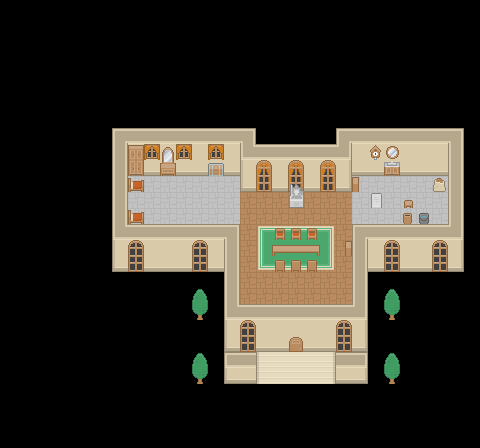

Tiled map render using the project's own tile images. Description and the map definition, with tile-layer contents summarised, below:
An orthogonal 30x28 tile map with 16x16 px tiles, 4 tile layers (Floor, Carpet, FloorDet, Details) and 2 objects.

<map version="1.2" tiledversion="1.2.5" orientation="orthogonal" renderorder="right-down" width="30" height="28" tilewidth="16" tileheight="16" infinite="0" backgroundcolor="#000000" nextlayerid="16" nextobjectid="4">
 <tileset firstgid="1" name="roguelikeSheet_transparent" tilewidth="16" tileheight="16" spacing="1" tilecount="1767" columns="57">
  <image source="roguelikeSheet_transparent.png" width="968" height="526" />
 </tileset>
 <objectgroup id="7" name="Objects">
  <object id="2" x="128" y="176">
   <polyline points="112,0 0,0 0,48 112,48 112,128 224,128" />
  </object>
  <object id="3" x="240" y="176">
   <polyline points="0,0 0,16 48,16 48,32 64,32 64,16 112,16 112,0 208,0 208,48 112,48 112,128" />
  </object>
 </objectgroup>
 <layer id="12" name="Floor" width="30" height="28">
  <data>[840 cells, 246 non-empty, 16 distinct tile ids]</data>
 </layer>
 <layer id="13" name="Carpet" width="30" height="28">
  <data>[840 cells, 33 non-empty, 14 distinct tile ids]</data>
 </layer>
 <layer id="14" name="FloorDet" width="30" height="28">
  <data>[840 cells, 49 non-empty, 28 distinct tile ids]</data>
 </layer>
 <layer id="15" name="Details" width="30" height="28">
  <data>[840 cells, 4 non-empty, 2 distinct tile ids]</data>
 </layer>
</map>
